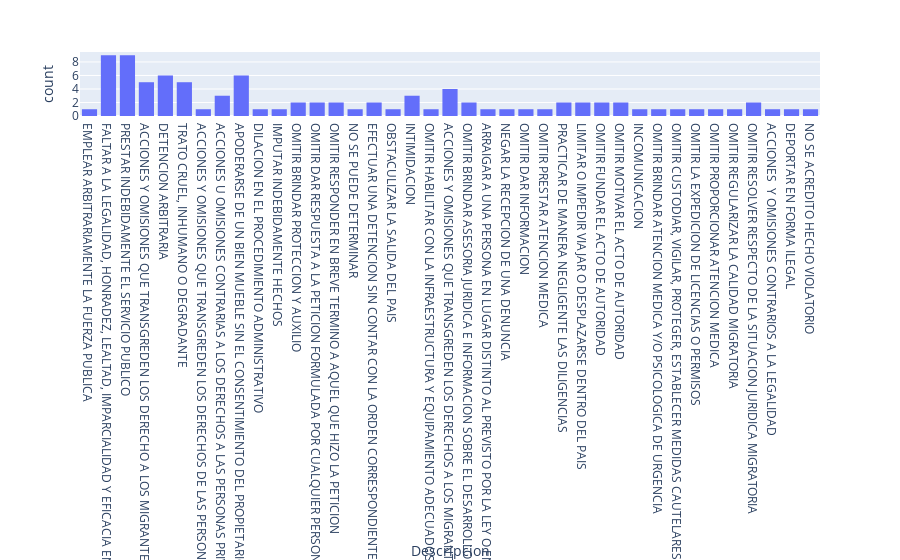

The cell this chart's notebook holds for it:
### Markdown cell above
## Histograma

### Code cell
import plotly.express as px
df_filtred = df_ind_Autoridad[(df_ind_Autoridad["Tipo"] == 'Hecho_Violatorio') & (df_ind_Autoridad["Entidad"] == 'SONORA') & (df_ind_Autoridad["Autoridad"] == 'INSTITUTO NACIONAL DE MIGRACION DE LA SECRETARIA DE GOBERNACION')]
fig = px.histogram(df_filtred, x="Descripcion")
fig.show()

### Figure 1 — Plotly figure (JSON) as saved in the notebook; plotly's stock layout.template omitted (floating-point values rounded to 4 significant figures)
{"data": [{"alignmentgroup": "True", "bingroup": "x", "hovertemplate": "Descripcion=%{x}<br>count=%{y}<extra></extra>", "legendgroup": "", "marker": {"color": "#636efa", "pattern": {"shape": ""}}, "name": "", "offsetgroup": "", "orientation": "v", "showlegend": false, "type": "histogram", "x": ["EMPLEAR ARBITRARIAMENTE LA FUERZA PUBLICA", "FALTAR A LA LEGALIDAD, HONRADEZ, LEALTAD, IMPARCIALIDAD Y EFICACIA EN EL DESEMPEÑO DE LAS FUNCIONES, EMPLEOS, CARGOS O COMISIONES", "PRESTAR INDEBIDAMENTE EL SERVICIO PUBLICO", "ACCIONES Y OMISIONES QUE TRANSGREDEN LOS DERECHO A LOS MIGRANTES Y DE SUS FAMILIARES", "DETENCION ARBITRARIA", "TRATO CRUEL, INHUMANO O DEGRADANTE", "PRESTAR INDEBIDAMENTE EL SERVICIO PUBLICO", "ACCIONES Y OMISIONES QUE TRANSGREDEN LOS DERECHO A LOS MIGRANTES Y DE SUS FAMILIARES", "FALTAR A LA LEGALIDAD, HONRADEZ, LEALTAD, IMPARCIALIDAD Y EFICACIA EN EL DESEMPEÑO DE LAS FUNCIONES, EMPLEOS, CARGOS O COMISIONES", "ACCIONES Y OMISIONES QUE TRANSGREDEN LOS DERECHOS DE LAS PERSONAS PRIVADAS DE SU LIBERTAD", "ACCIONES U OMISIONES CONTRARIAS A LOS DERECHOS A LAS PERSONAS PRIVADAS DE SU LIBERTAD", "APODERARSE DE UN BIEN MUEBLE SIN EL CONSENTIMIENTO DEL PROPIETARIO, SIN QUE EXISTA CAUSA JUSTIFICADA", "DETENCION ARBITRARIA", "DILACION EN EL PROCEDIMIENTO ADMINISTRATIVO", "IMPUTAR INDEBIDAMENTE HECHOS", "OMITIR BRINDAR PROTECCION Y AUXILIO", "OMITIR DAR RESPUESTA A LA PETICION FORMULADA POR CUALQUIER PERSONA EN EJERCICIO DE SU DERECHO", "OMITIR RESPONDER EN BREVE TERMINO A AQUEL QUE HIZO LA PETICION", "TRATO CRUEL, INHUMANO O DEGRADANTE", "ACCIONES U OMISIONES CONTRARIAS A LOS DERECHOS A LAS PERSONAS PRIVADAS DE SU LIBERTAD", "ACCIONES Y OMISIONES QUE TRANSGREDEN LOS DERECHO A LOS MIGRANTES Y DE SUS FAMILIARES", "APODERARSE DE UN BIEN MUEBLE SIN EL CONSENTIMIENTO DEL PROPIETARIO, SIN QUE EXISTA CAUSA JUSTIFICADA", "FALTAR A LA LEGALIDAD, HONRADEZ, LEALTAD, IMPARCIALIDAD Y EFICACIA EN EL DESEMPEÑO DE LAS FUNCIONES, EMPLEOS, CARGOS O COMISIONES", "NO SE PUEDE DETERMINAR", "PRESTAR INDEBIDAMENTE EL SERVICIO PUBLICO", "ACCIONES Y OMISIONES QUE TRANSGREDEN LOS DERECHO A LOS MIGRANTES Y DE SUS FAMILIARES", "FALTAR A LA LEGALIDAD, HONRADEZ, LEALTAD, IMPARCIALIDAD Y EFICACIA EN EL DESEMPEÑO DE LAS FUNCIONES, EMPLEOS, CARGOS O COMISIONES", "PRESTAR INDEBIDAMENTE EL SERVICIO PUBLICO", "DETENCION ARBITRARIA", "EFECTUAR UNA DETENCION SIN CONTAR CON LA ORDEN CORRESPONDIENTE, FUERA DE LOS CASOS DE FLAGRANCIA", "OBSTACULIZAR LA SALIDA DEL PAIS", "ACCIONES Y OMISIONES QUE TRANSGREDEN LOS DERECHO A LOS MIGRANTES Y DE SUS FAMILIARES", "FALTAR A LA LEGALIDAD, HONRADEZ, LEALTAD, IMPARCIALIDAD Y EFICACIA EN EL DESEMPEÑO DE LAS FUNCIONES, EMPLEOS, CARGOS O COMISIONES", "DETENCION ARBITRARIA", "EFECTUAR UNA DETENCION SIN CONTAR CON LA ORDEN CORRESPONDIENTE, FUERA DE LOS CASOS DE FLAGRANCIA", "PRESTAR INDEBIDAMENTE EL SERVICIO PUBLICO", "TRATO CRUEL, INHUMANO O DEGRADANTE", "INTIMIDACION", "APODERARSE DE UN BIEN MUEBLE SIN EL CONSENTIMIENTO DEL PROPIETARIO, SIN QUE EXISTA CAUSA JUSTIFICADA", "OMITIR HABILITAR CON LA INFRAESTRUCTURA Y EQUIPAMIENTO ADECUADOS LA PRESTACION DE SERVICIOS PUBLICOS", "ACCIONES Y OMISIONES QUE TRANSGREDEN LOS DERECHOS A LOS MIGRANTES Y DE SUS FAMILIARES", "FALTAR A LA LEGALIDAD, HONRADEZ, LEALTAD, IMPARCIALIDAD Y EFICACIA EN EL DESEMPEÑO DE LAS FUNCIONES, EMPLEOS, CARGOS O COMISIONES", "PRESTAR INDEBIDAMENTE EL SERVICIO PUBLICO", "APODERARSE DE UN BIEN MUEBLE SIN EL CONSENTIMIENTO DEL PROPIETARIO, SIN QUE EXISTA CAUSA JUSTIFICADA", "OMITIR BRINDAR ASESORIA JURIDICA E INFORMACION SOBRE EL DESARROLLO DEL PROCEDIMIENTO", "ACCIONES U OMISIONES CONTRARIAS A LOS DERECHOS A LAS PERSONAS PRIVADAS DE SU LIBERTAD", "ARRAIGAR A UNA PERSONA EN LUGAR DISTINTO AL PREVISTO POR LA LEY O EN CONDICIONES QUE ATENTAN CONTRA SU DIGNIDAD", "NEGAR LA RECEPCION DE UNA DENUNCIA", "OMITIR DAR INFORMACION", "OMITIR DAR RESPUESTA A LA PETICION FORMULADA POR CUALQUIER PERSONA EN EJERCICIO DE SU DERECHO", "OMITIR PRESTAR ATENCION MEDICA", "OMITIR RESPONDER EN BREVE TERMINO A AQUEL QUE HIZO LA PETICION", "PRACTICAR DE MANERA NEGLIGENTE LAS DILIGENCIAS", "TRATO CRUEL, INHUMANO O DEGRADANTE", "ACCIONES Y OMISIONES QUE TRANSGREDEN LOS DERECHOS A LOS MIGRANTES Y DE SUS FAMILIARES", "PRESTAR INDEBIDAMENTE EL SERVICIO PUBLICO", "FALTAR A LA LEGALIDAD, HONRADEZ, LEALTAD, IMPARCIALIDAD Y EFICACIA EN EL DESEMPEÑO DE LAS FUNCIONES, EMPLEOS, CARGOS O COMISIONES", "APODERARSE DE UN BIEN MUEBLE SIN EL CONSENTIMIENTO DEL PROPIETARIO, SIN QUE EXISTA CAUSA JUSTIFICADA", "DETENCION ARBITRARIA", "INTIMIDACION", "LIMITAR O IMPEDIR VIAJAR O DESPLAZARSE DENTRO DEL PAIS", "OMITIR FUNDAR EL ACTO DE AUTORIDAD", "OMITIR MOTIVAR EL ACTO DE AUTORIDAD", "PRACTICAR DE MANERA NEGLIGENTE LAS DILIGENCIAS", "ACCIONES Y OMISIONES QUE TRANSGREDEN LOS DERECHOS A LOS MIGRANTES Y DE SUS FAMILIARES", "FALTAR A LA LEGALIDAD, HONRADEZ, LEALTAD, IMPARCIALIDAD Y EFICACIA EN EL DESEMPEÑO DE LAS FUNCIONES, EMPLEOS, CARGOS O COMISIONES", "PRESTAR INDEBIDAMENTE EL SERVICIO PUBLICO", "APODERARSE DE UN BIEN MUEBLE SIN EL CONSENTIMIENTO DEL PROPIETARIO, SIN QUE EXISTA CAUSA JUSTIFICADA", "INCOMUNICACION", "OMITIR BRINDAR ATENCION MEDICA Y/O PSICOLOGICA DE URGENCIA", "OMITIR BRINDAR PROTECCION Y AUXILIO", "OMITIR CUSTODIAR, VIGILAR, PROTEGER, ESTABLECER MEDIDAS CAUTELARES Y/O DAR SEGURIDAD A PERSONAS", "OMITIR LA EXPEDICION DE LICENCIAS O PERMISOS", "OMITIR PROPORCIONAR ATENCION MEDICA", "OMITIR REGULARIZAR LA CALIDAD MIGRATORIA", "OMITIR RESOLVER RESPECTO DE LA SITUACION JURIDICA MIGRATORIA", "TRATO CRUEL, INHUMANO O DEGRADANTE", "ACCIONES Y OMISIONES QUE TRANSGREDEN LOS DERECHOS A LOS MIGRANTES Y DE SUS FAMILIARES", "LIMITAR O IMPEDIR VIAJAR O DESPLAZARSE DENTRO DEL PAIS", "FALTAR A LA LEGALIDAD, HONRADEZ, LEALTAD, IMPARCIALIDAD Y EFICACIA EN EL DESEMPEÑO DE LAS FUNCIONES, EMPLEOS, CARGOS O COMISIONES", "PRESTAR INDEBIDAMENTE EL SERVICIO PUBLICO", "OMITIR RESOLVER RESPECTO DE LA SITUACION JURIDICA MIGRATORIA", "ACCIONES  Y OMISIONES CONTRARIOS A LA LEGALIDAD", "OMITIR BRINDAR ASESORIA JURIDICA E INFORMACION SOBRE EL DESARROLLO DEL PROCEDIMIENTO", "OMITIR FUNDAR EL ACTO DE AUTORIDAD", "OMITIR MOTIVAR EL ACTO DE AUTORIDAD", "DEPORTAR EN FORMA ILEGAL", "DETENCION ARBITRARIA", "INTIMIDACION", "NO SE ACREDITO HECHO VIOLATORIO"], "xaxis": "x", "yaxis": "y"}], "layout": {"barmode": "relative", "legend": {"tracegroupgap": 0}, "margin": {"t": 60}, "xaxis": {"anchor": "y", "domain": [0, 1], "title": {"text": "Descripcion"}}, "yaxis": {"anchor": "x", "domain": [0, 1], "title": {"text": "count"}}}}
